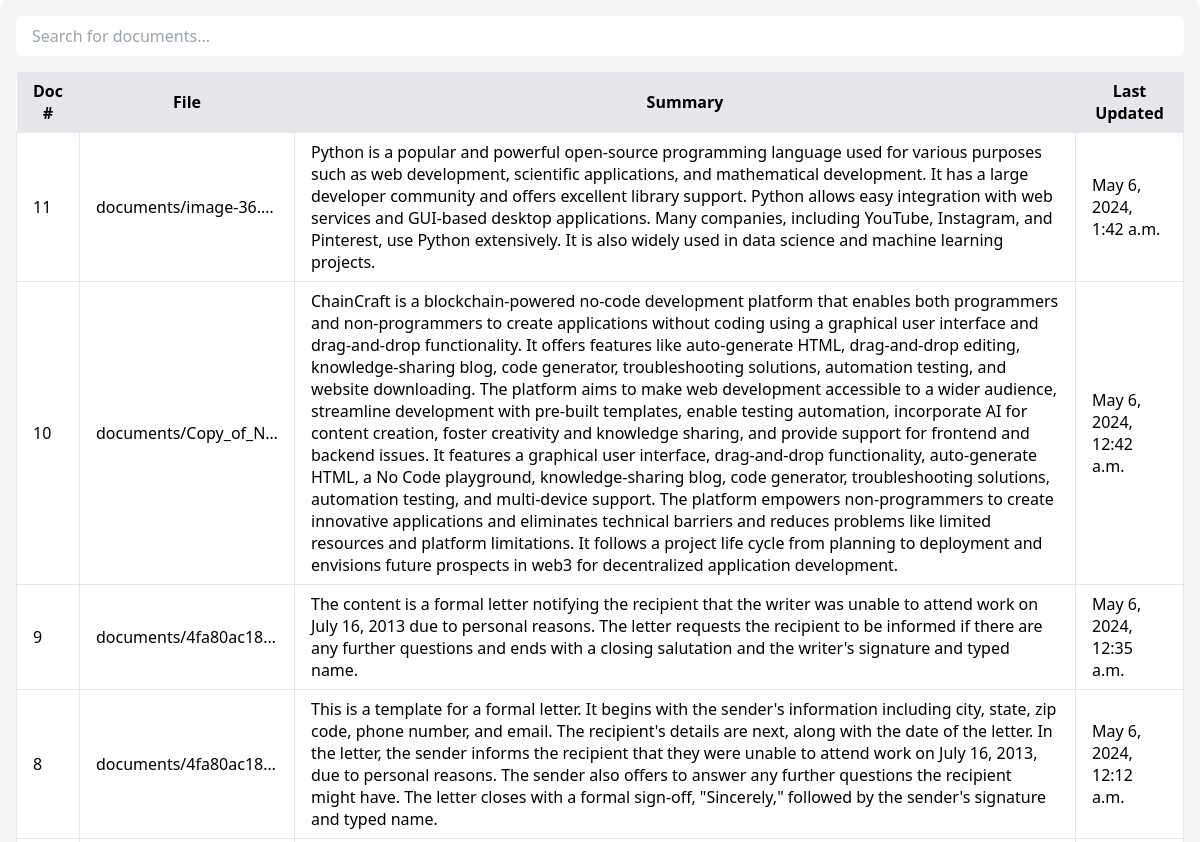
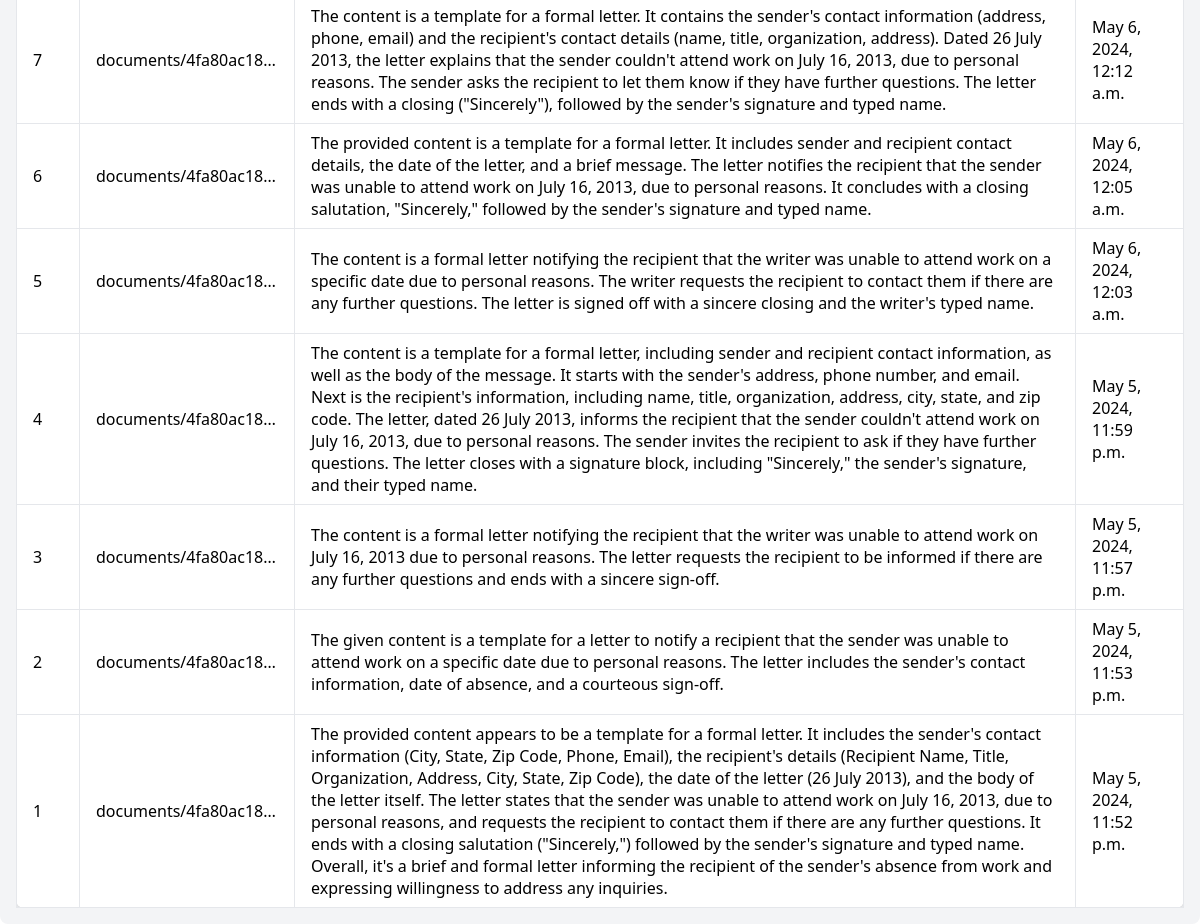
/show_doc (signed in), run on an earlier commit of the app's database (2 pictures, top to bottom).
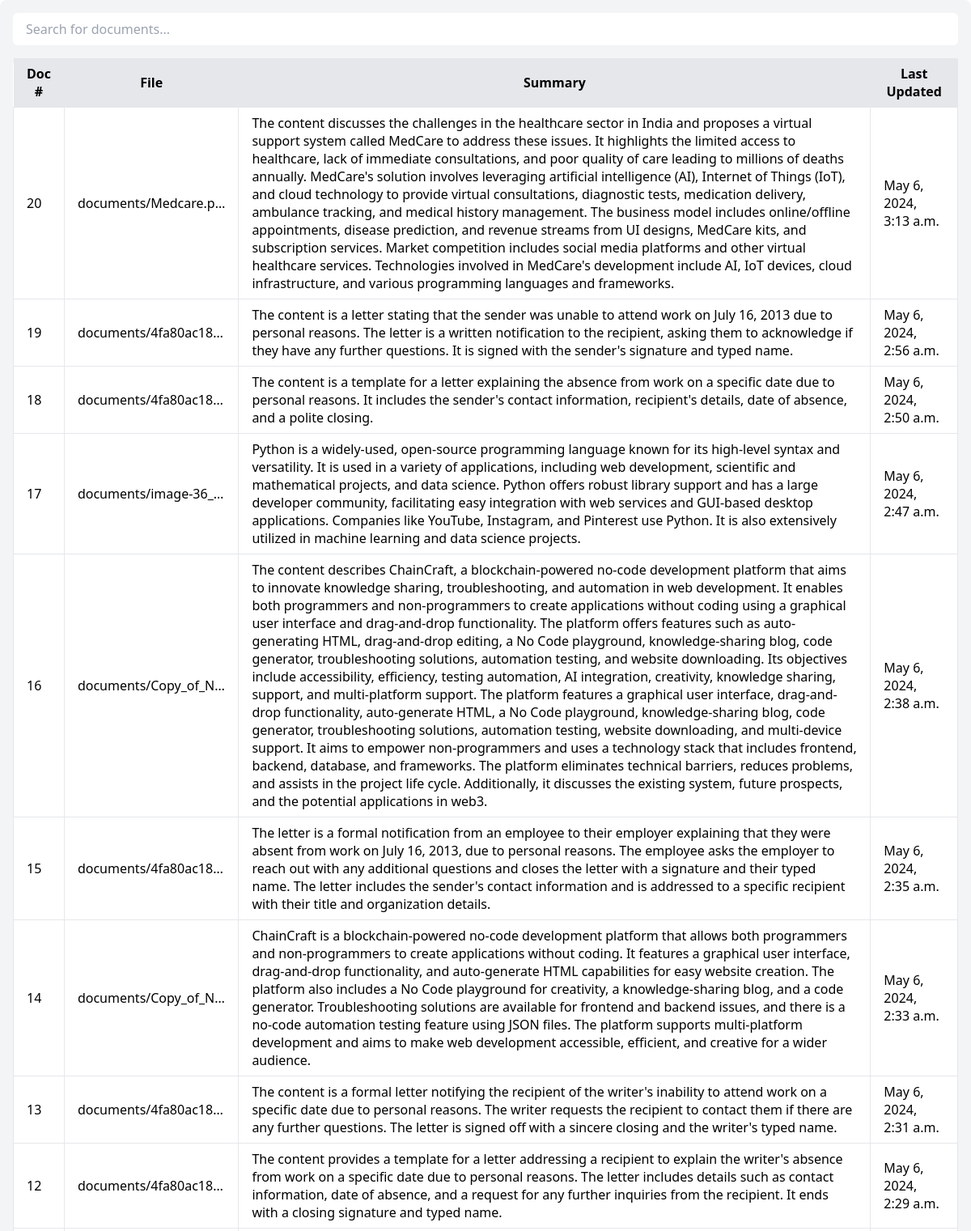
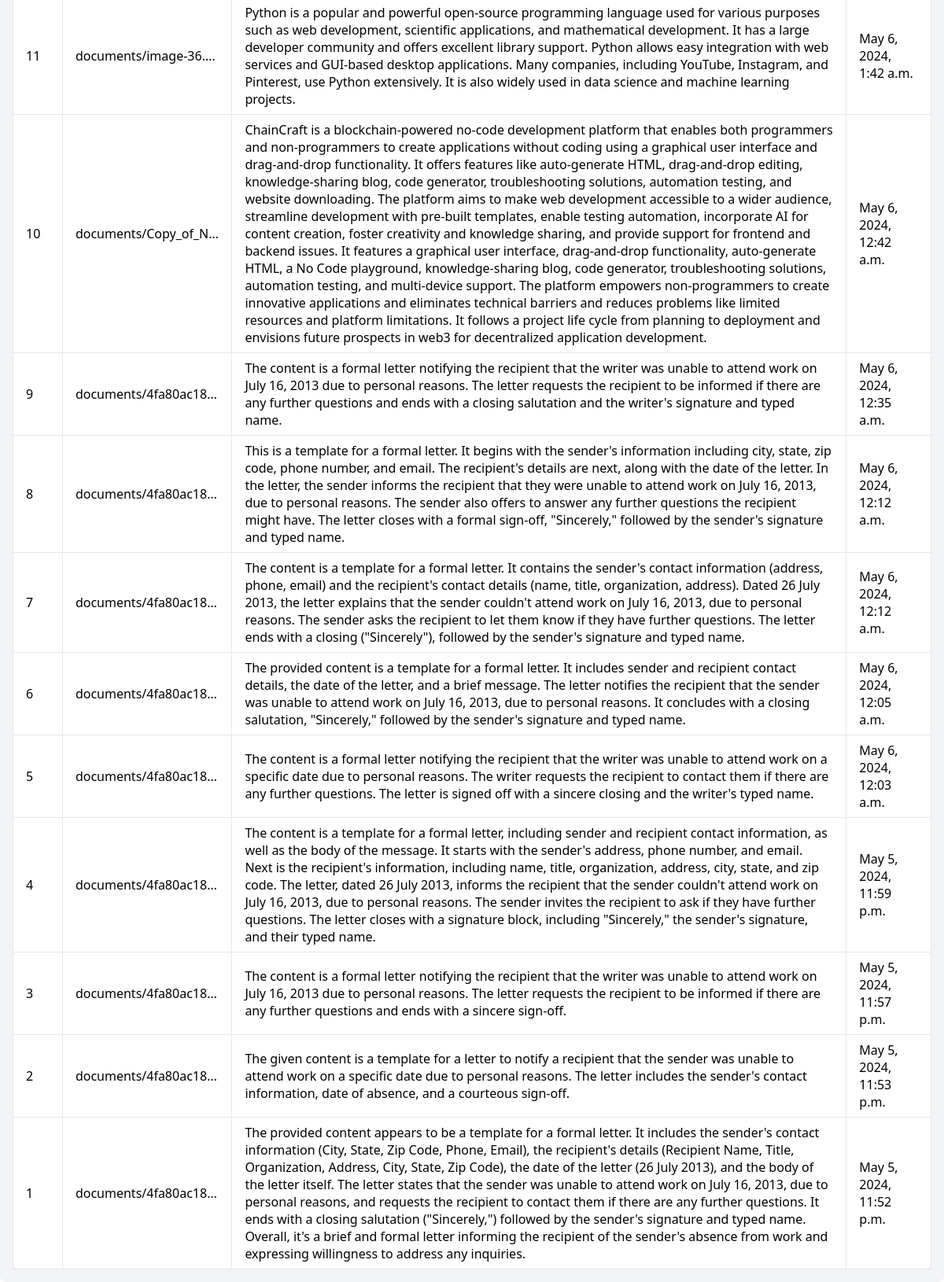
And on a later commit of the database (2 pictures, top to bottom).
### hospital/models.py (models this page shows, shortened)
class PatientDocument(models.Model):
    id = models.AutoField(primary_key=True)
    user = models.ForeignKey(User, on_delete=models.CASCADE)
    file = models.FileField(upload_to='documents/')
    file_content = models.TextField(blank=True)
    summary = models.TextField(blank=True)
    last_updated_file = models.DateTimeField(auto_now=True)

### hospital/Routes/Ocr.py (the view)
# urls.py: path('show_doc', show_doc, name='show_doc'),
def show_doc(request):
    try:
        patient = Patient.objects.get(user=request.user)
        doc_items = PatientDocument.objects.filter(user = request.user)[::-1]
        context = {'patient': patient, "doc": doc_items}
    except:
        context = {}
    return render(request, 'OCR_Ai/show_docs.html',context)

### templates/OCR_Ai/show_docs.html (shortened to what this page needs)
<script src="https://cdn.tailwindcss.com"></script>
<div class="p-4 bg-gray-100 rounded-lg">
    <input type="text" id="searchInput" class="form-input block w-full mb-4 px-4 py-2 rounded-md border-gray-300 focus:ring focus:ring-indigo-200 focus:ring-opacity-50" onkeyup="searchTable()" placeholder="Search for documents...">
    <div class="overflow-x-auto">
        <table id="documentTable" class="table-auto w-full bg-white shadow-md rounded-lg">
            <thead class="bg-gray-200">
                <tr>
                    <th class="px-4 py-2">Doc #</th>
                    <th class="px-4 py-2">File</th>
                    <th class="px-4 py-2">Summary</th>
                    <th class="px-4 py-2">Last Updated</th>
                </tr>
            </thead>
            <tbody>
                {% for i in doc %}
                <tr>
                    <td class="border px-4 py-2">{{ i.id }}</td>
                    <td class="border px-4 py-2"><a href="{{ i.file.url }}" class="card-link" title="{{ i.file.name }}">{{ i.file.name | truncatechars:20 }}</a></td>
                    <td class="border px-4 py-2">{{ i.summary }}</td>
                    <td class="border px-4 py-2">{{ i.last_updated_file }}</td>
                </tr>
                {% endfor %}
            </tbody>
        </table>
    </div>
</div>

What changed in the data, as far as the page shows it:
added PatientDocument: id "20", file.name "documents/Medcare.p…", summary "The content discusses the challenges in the healthcare sector in India and proposes a virtual support system called MedCare to address these issues. It highlights the limited access to healthcare, lack of immediate consultations, and poor quality of care leading to millions of deaths annually. MedCare's solution involves leveraging artificial intelligence (AI), Internet of Things (IoT), and cloud technology to provide virtual consultations, diagnostic tests, medication delivery, ambulance tracking, and medical history management. The business model includes online/offline appointments, disease prediction, and revenue streams from UI designs, MedCare kits, and subscription services. Market…", last_updated_file "May 6, 2024, 3:13 a.m."
added PatientDocument: id "19", file.name "documents/4fa80ac18…", summary "The content is a letter stating that the sender was unable to attend work on July 16, 2013 due to personal reasons. The letter is a written notification to the recipient, asking them to acknowledge if they have any further questions. It is signed with the sender's signature and typed name.", last_updated_file "May 6, 2024, 2:56 a.m."
added PatientDocument: id "18", file.name "documents/4fa80ac18…", summary "The content is a template for a letter explaining the absence from work on a specific date due to personal reasons. It includes the sender's contact information, recipient's details, date of absence, and a polite closing.", last_updated_file "May 6, 2024, 2:50 a.m."
added PatientDocument: id "17", file.name "documents/image-36_…", summary "Python is a widely-used, open-source programming language known for its high-level syntax and versatility. It is used in a variety of applications, including web development, scientific and mathematical projects, and data science. Python offers robust library support and has a large developer community, facilitating easy integration with web services and GUI-based desktop applications. Companies like YouTube, Instagram, and Pinterest use Python. It is also extensively utilized in machine learning and data science projects.", last_updated_file "May 6, 2024, 2:47 a.m."
added PatientDocument: id "16", file.name "documents/Copy_of_N…", summary "The content describes ChainCraft, a blockchain-powered no-code development platform that aims to innovate knowledge sharing, troubleshooting, and automation in web development. It enables both programmers and non-programmers to create applications without coding using a graphical user interface and drag-and-drop functionality. The platform offers features such as auto-generating HTML, drag-and-drop editing, a No Code playground, knowledge-sharing blog, code generator, troubleshooting solutions, automation testing, and website downloading. Its objectives include accessibility, efficiency, testing automation, AI integration, creativity, knowledge sharing, support, and multi-platform support.…", last_updated_file "May 6, 2024, 2:38 a.m."
added PatientDocument: id "15", file.name "documents/4fa80ac18…", summary "The letter is a formal notification from an employee to their employer explaining that they were absent from work on July 16, 2013, due to personal reasons. The employee asks the employer to reach out with any additional questions and closes the letter with a signature and their typed name. The letter includes the sender's contact information and is addressed to a specific recipient with their title and organization details.", last_updated_file "May 6, 2024, 2:35 a.m."
added PatientDocument: id "14", file.name "documents/Copy_of_N…", summary "ChainCraft is a blockchain-powered no-code development platform that allows both programmers and non-programmers to create applications without coding. It features a graphical user interface, drag-and-drop functionality, and auto-generate HTML capabilities for easy website creation. The platform also includes a No Code playground for creativity, a knowledge-sharing blog, and a code generator. Troubleshooting solutions are available for frontend and backend issues, and there is a no-code automation testing feature using JSON files. The platform supports multi-platform development and aims to make web development accessible, efficient, and creative for a wider audience.", last_updated_file "May 6, 2024, 2:33 a.m."
added PatientDocument: id "13", file.name "documents/4fa80ac18…", summary "The content is a formal letter notifying the recipient of the writer's inability to attend work on a specific date due to personal reasons. The writer requests the recipient to contact them if there are any further questions. The letter is signed off with a sincere closing and the writer's typed name.", last_updated_file "May 6, 2024, 2:31 a.m."
added PatientDocument: id "12", file.name "documents/4fa80ac18…", summary "The content provides a template for a letter addressing a recipient to explain the writer's absence from work on a specific date due to personal reasons. The letter includes details such as contact information, date of absence, and a request for any further inquiries from the recipient. It ends with a closing signature and typed name.", last_updated_file "May 6, 2024, 2:29 a.m."
